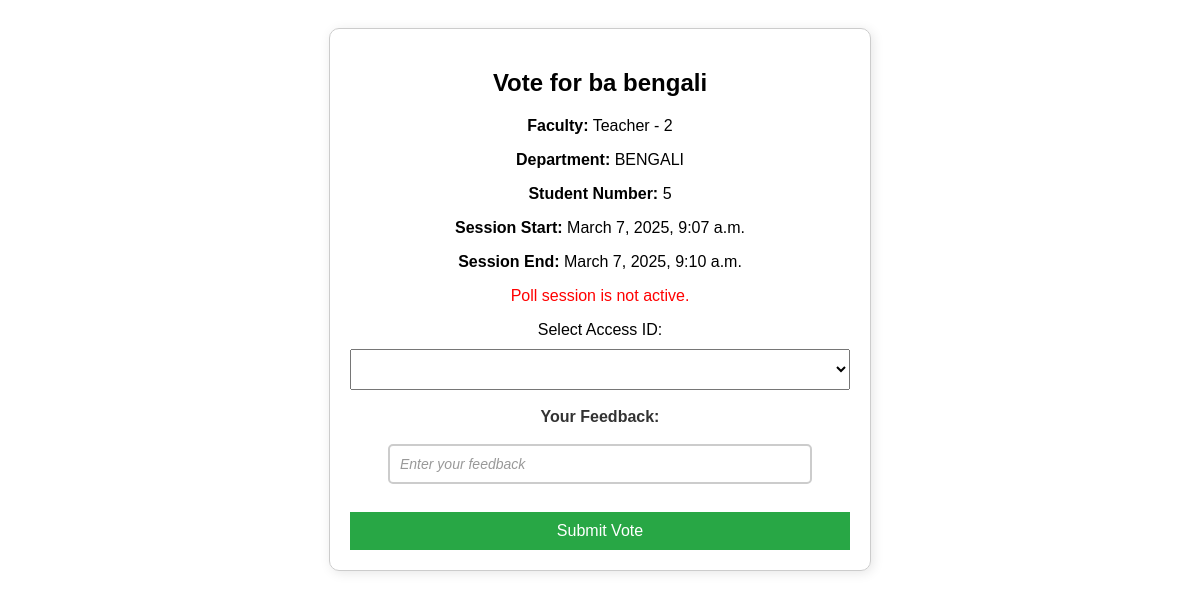
Screenshot of /polls/vote/A9E85H/ with the database file from the repository.
### polls/models.py (models this page shows, shortened)
class VotingSession(models.Model):
    faculty = models.ForeignKey(settings.AUTH_USER_MODEL, on_delete=models.CASCADE)
    token_no = models.CharField(max_length=10, unique=True)
    course_name = models.CharField(max_length=255)
    session_start = models.DateTimeField()
    session_end = models.DateTimeField()
    student_no = models.IntegerField()

### teachers/models.py (models this page shows, shortened)
class CustomUser(AbstractUser):
    username = None  # Remove the username field
    email = models.EmailField(unique=True)
    emp_id = models.CharField(max_length=50, unique=True)
    department = models.ForeignKey("Department", on_delete=models.SET_NULL, null=True, blank=True, related_name="users")
    USERNAME_FIELD = 'email'  # Use email as the login field
    REQUIRED_FIELDS = ['first_name', 'last_name', 'emp_id']  # Fields required when creating a user
    objects = CustomUserManager()

class Department(models.Model):
    name    =   models.CharField(max_length=100,  null=True, blank=True)
    faculty =   models.CharField(max_length=100,  null=True, blank=True)
    program =   models.CharField(max_length=200,  null=True, blank=True)
    prog_cd =   models.CharField(max_length=20,   null=True, blank=True)

### polls/views.py (the view, shortened to what this page needs)
# urls.py: path('vote/<str:token_no>/', views.vote_poll, name='vote_poll'),  # ✅ Ensure this line exists
def vote_poll(request, token_no):
    session = get_object_or_404(VotingSession, token_no=token_no)
    for attr in ["session_start", "session_end"]:
        timestamp = getattr(session, attr)
        setattr(session, attr, make_aware(timestamp).astimezone(ist) if timestamp.tzinfo is None else timestamp.astimezone(ist))
    current_time = now().astimezone(ist)
    session.is_active = session.session_start <= current_time <= session.session_end
    faculty_name = session.faculty.first_name if session.faculty else "Unknown"
    dept_name = session.faculty.department.name if session.faculty and session.faculty.department else "Unknown"
    if not session.is_active:
        return render(request, "polls/vote.html", {
            "poll": session,
            "faculty_name": faculty_name,
            "dept_name": dept_name,
            "error": "Poll session is not active."
        })

### polls/templates/polls/vote.html (shortened to what this page needs)
<!DOCTYPE html>
<html lang="en">
<head>
</head>
<body>
<div class="container">
    <h2>Vote for {{ poll.course_name }}</h2>
    <p><strong>Faculty:</strong> {{ faculty_name }}</p>
	<p><strong>Department:</strong> {{ dept_name }}</p>
    <p><strong>Student Number:</strong> {{ poll.student_no }}</p>
    <p><strong>Session Start:</strong> {{ poll.session_start }}</p>
    <p><strong>Session End:</strong> {{ poll.session_end }}</p>
    {% if error %}
        <p class="error">{{ error }}</p>
    {% endif %}
    {% if message %}
        <p class="message">{{ message }}</p>
    {% else %}
        <form id="voteForm" method="POST">
			<label for="access_id">Select Access ID:</label>
			<select id="access_id" name="access_id" required>
			</select>
			<br><br>
			<label for="feedback">Your Feedback:</label>
			<input type="text" name="feedback" placeholder="Enter your feedback" required>
			<br><br>
			<button type="submit">Submit Vote</button>
		</form>
    {% endif %}
</div>
</body>
</html>

### polls/templates/polls/vote.html (style rules this page uses)
body { font-family: Arial, sans-serif; padding: 20px; text-align: center; }
.container { max-width: 500px; margin: auto; padding: 20px; border: 1px solid #ccc; border-radius: 10px; box-shadow: 2px 2px 12px rgba(0,0,0,0.1); }
select, input, button { width: 100%; padding: 10px; margin-top: 10px; font-size: 16px; }
button { background-color: #28a745; color: white; border: none; cursor: pointer; }
.error { color: red; }
label[for="feedback"] { font-size: 16px; font-weight: bold; color: #333; display: block; margin-bottom: 8px; }
input[name="feedback"] { width: 100%; max-width: 400px; padding: 10px; font-size: 14px; border: 2px solid #ccc; border-radius: 5px; outline: none; transition: border-color 0.3s ease-in-out; }
input[name="feedback"]::placeholder { color: #999; font-style: italic; }

### rows the page displays
VotingSession: course_name "ba bengali", student_no "5", session_start "March 7, 2025, 9:07 a.m.", session_end "March 7, 2025, 9:10 a.m."
CustomUser: first_name "Teacher - 2"
Department: name "BENGALI"

### other values shown
{{ error }} "Poll session is not active."
